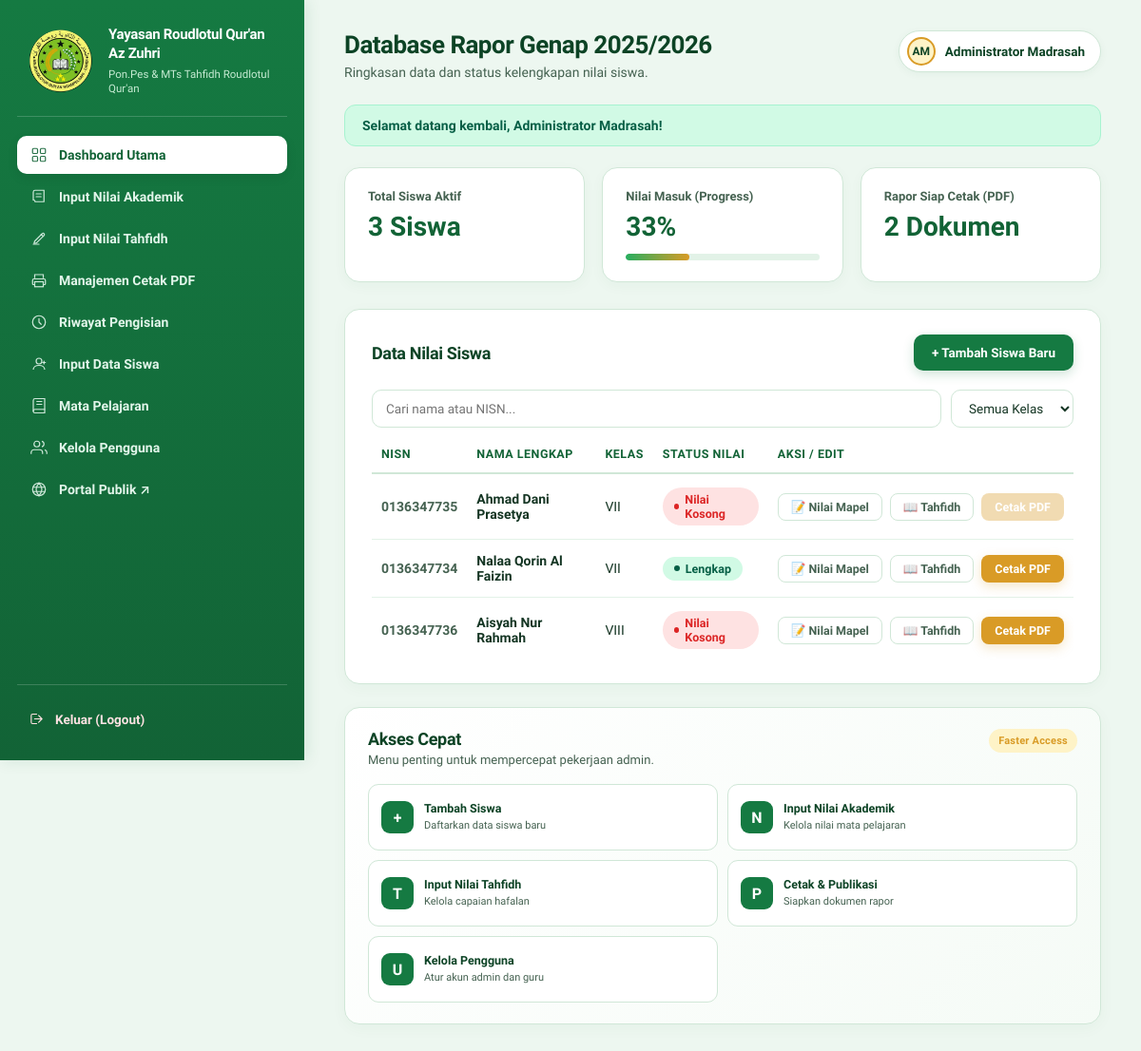
The app's page /staff/dashboard.php (signed in) with its own data.
### tables this page shows
CREATE TABLE IF NOT EXISTS `students` (
    `id` INT UNSIGNED AUTO_INCREMENT PRIMARY KEY,
    `nis` VARCHAR(30) NOT NULL UNIQUE,
    `nisn` VARCHAR(20) NOT NULL UNIQUE,
    `nama` VARCHAR(150) NOT NULL,
    `jenis_kelamin` ENUM('L', 'P') NOT NULL,
    `tempat_lahir` VARCHAR(100) NOT NULL,
    `tanggal_lahir` DATE NOT NULL,
    `agama` VARCHAR(30) NOT NULL DEFAULT 'ISLAM',
    `anak_ke` TINYINT UNSIGNED NULL,
    `status_keluarga` VARCHAR(50) NULL,
    `alamat` TEXT NOT NULL,
    `kelas` VARCHAR(30) NOT NULL,
    `tanggal_diterima` DATE NULL,
    `sekolah_asal` VARCHAR(150) NULL,
    `alamat_sekolah_asal` TEXT NULL,
    `created_at` TIMESTAMP NOT NULL DEFAULT CURRENT_TIMESTAMP,
    `updated_at` TIMESTAMP NOT NULL DEFAULT CURRENT_TIMESTAMP ON UPDATE CURRENT_TIMESTAMP,
    INDEX `idx_students_nama` (`nama`),
    INDEX `idx_students_kelas` (`kelas`)
);

### includes/auth.php (called while the page is built, shortened)
<?php
require_once __DIR__ . '/fungsi.php';
function current_user(): ?array
{
    return $_SESSION['user'] ?? null;
}

### includes/fungsi.php (called while the page is built, shortened)
<?php
function e(?string $value): string
{
    return htmlspecialchars($value ?? '', ENT_QUOTES, 'UTF-8');
}
function base_url(string $path = ''): string
{
    static $baseUrl = null;
    if ($baseUrl === null) {
        $docRoot = $_SERVER['DOCUMENT_ROOT'] ?? '';
        $rootDir = str_replace('\\', '/', realpath(__DIR__ . '/..') ?: '');
        $docRootDir = str_replace('\\', '/', realpath($docRoot) ?: '');
        if ($rootDir !== '' && $docRootDir !== '' && str_starts_with($rootDir, $docRootDir)) {
            $subPath = substr($rootDir, strlen($docRootDir));
            $baseUrl = rtrim($subPath, '/');
        } else {
            $baseUrl = '';
        }
    }
    $cleanPath = '/' . ltrim($path, '/');
    return ($path === '' || $path === '/') ? ($baseUrl ?: '/') : ($baseUrl . $cleanPath);
}

### staff/Dashboard.php (the view, shortened to what this page needs)
<?php
require_once __DIR__ . '/../config/koneksi.php';
require_once __DIR__ . '/../includes/fungsi.php';
require_once __DIR__ . '/../includes/auth.php';
$semester = 2;
$schoolYear = '2025/2026';
$stmtCount = $pdo->query("SELECT COUNT(*) FROM students");
$totalSiswa = (int)$stmtCount->fetchColumn();
$sql = "SELECT s.id, s.nis, s.nisn, s.nama, s.kelas,
               (SELECT COUNT(*) FROM academic_grades ag WHERE ag.student_id = s.id AND ag.semester = :sem1 AND ag.school_year = :sy1) AS academic_count,
               (SELECT COUNT(*) FROM tahfidh_grades tg WHERE tg.student_id = s.id AND tg.semester = :sem2 AND tg.school_year = :sy2) AS tahfidh_count,
               r.status AS report_status,
               r.pdf_path
        FROM students s
        LEFT JOIN reports r ON r.student_id = s.id AND r.semester = :sem3 AND r.school_year = :sy3
        WHERE 1=1";
$params = [
    'sem1' => $semester, 'sy1' => $schoolYear,
    'sem2' => $semester, 'sy2' => $schoolYear,
    'sem3' => $semester, 'sy3' => $schoolYear,
];
$sql .= " ORDER BY s.kelas ASC, s.nama ASC";
$stmt = $pdo->prepare($sql);
$stmt->execute($params);
$studentRows = $stmt->fetchAll();
$siswaLengkap = 0;
$raporSiap = 0;
foreach ($studentRows as $st) {
    $hasAcademic = (int)$st['academic_count'] >= 5;
    $hasTahfidh = (int)$st['tahfidh_count'] >= 1;
    if ($hasAcademic && $hasTahfidh) {
        $siswaLengkap++;
    }
    if (in_array($st['report_status'] ?? '', ['ready', 'published'], true) || ($hasAcademic && $hasTahfidh)) {
        $raporSiap++;
    }
}
$progressPercent = $totalSiswa > 0 ? (int)round(($siswaLengkap / $totalSiswa) * 100) : 0;
require_once __DIR__ . '/../includes/header.php';
?>
<div class="stats">
    <div class="stat-card">
        <div class="label">Total Siswa Aktif</div>
        <div class="value"><?= $totalSiswa ?> Siswa</div>
    </div>
    <div class="stat-card">
        <div class="label">Nilai Masuk (Progress)</div>
        <div class="value"><?= $progressPercent ?>%</div>
        <div class="progress-track">
            <div class="progress-fill" style="width: <?= $progressPercent ?>%;"></div>
        </div>
    </div>
    <div class="stat-card">
        <div class="label">Rapor Siap Cetak (PDF)</div>
        <div class="value"><?= $raporSiap ?> Dokumen</div>
    </div>
</div>
<div class="panel-card">
    <div class="panel-head">
        <h2>Data Nilai Siswa</h2>
        <?php
        $user = current_user();
        $userRole = $user['role'] ?? 'staff';
        ?>
        <?php if ($userRole === 'guru_tahfidh'): ?>
            <a href="<?= e(base_url('/staff/tahfidh/index.php')) ?>" class="btn btn-primary" id="addBtn">📖 Input Nilai Tahfidh</a>
        <?php elseif ($userRole === 'admin'): ?>
            <a href="<?= e(base_url('/staff/inputsiswa.php')) ?>" class="btn btn-primary" id="addBtn">+ Tambah Siswa Baru</a>
        <?php else: ?>
            <a href="<?= e(base_url('/staff/nilai/index.php')) ?>" class="btn btn-primary" id="addBtn">📝 Input Nilai Akademik</a>
        <?php endif; ?>
    </div>
    <div class="filters">
        <input type="text" id="searchInput" placeholder="Cari nama atau NISN...">
        <select id="kelasFilter">
            <option value="">Semua Kelas</option>
        </select>
    </div>
    <div class="table-responsive">
        <table id="siswaTable" class="responsive-stack">
            <thead>
                <tr>
                    <th>NISN</th>
                    <th>Nama Lengkap</th>
                    <th>Kelas</th>
                    <th>Status Nilai</th>
                    <th>Aksi / Edit</th>
                </tr>
            </thead>
            <tbody>
                <?php if (empty($studentRows)): ?>
                    <tr>
                        <td colspan="5" style="text-align:center; padding: 28px; color: var(--ink-soft);">
                            Belum ada data siswa terdaftar. Silakan klik <strong>+ Tambah Data Baru</strong>.
                        </td>
                    </tr>
                <?php else: ?>
                    <?php foreach ($studentRows as $row):
                        $acadCount = (int)$row['academic_count'];
                        $tahfCount = (int)$row['tahfidh_count'];
                        $isLengkap = ($acadCount >= 5 && $tahfCount >= 1);
                        $isTahfidhKosong = ($acadCount >= 1 && $tahfCount === 0);
                    ?>
                        <tr data-kelas="<?= e($row['kelas']) ?>" data-name="<?= e(strtolower($row['nama'] . ' ' . $row['nisn'])) ?>">
                            <td class="nisn" data-label="NISN"><?= e($row['nisn']) ?></td>
                            <td class="name" data-label="Nama Lengkap"><?= e($row['nama']) ?></td>
                            <td data-label="Kelas"><?= e($row['kelas']) ?></td>
                            <td data-label="Status Nilai">
                                <?php if ($isLengkap): ?>
                                    <span class="badge badge-green"><span class="dot"></span>Lengkap</span>
                                <?php elseif ($isTahfidhKosong): ?>
                                    <span class="badge badge-amber"><span class="dot"></span>Tahfidh Kosong</span>
                                <?php else: ?>
                                    <span class="badge badge-rose"><span class="dot"></span>Nilai Kosong</span>
                                <?php endif; ?>
                            </td>
                            <td data-label="Aksi">
                                <div class="actions">
                                    <?php if ($userRole === 'guru_tahfidh'): ?>
                                        <a href="<?= e(base_url('/staff/tahfidh/input.php?student_id=' . (int)$row['id'])) ?>" class="btn btn-ghost btn-sm">📖 Input Tahfidh</a>
                                    <?php elseif ($userRole === 'admin'): ?>
                                        <a href="<?= e(base_url('/staff/nilai/input.php?student_id=' . (int)$row['id'])) ?>" class="btn btn-ghost btn-sm">📝 Nilai Mapel</a>
                                        <a href="<?= e(base_url('/staff/tahfidh/input.php?student_id=' . (int)$row['id'])) ?>" class="btn btn-ghost btn-sm">📖 Tahfidh</a>
                                    <?php else: ?>
                                        <a href="<?= e(base_url('/staff/nilai/input.php?student_id=' . (int)$row['id'])) ?>" class="btn btn-ghost btn-sm">📝 Edit Nilai</a>
                                    <?php endif; ?>
                                    <?php if ($isLengkap || in_array($row['report_status'] ?? '', ['ready', 'published'], true)): ?>
                                        <a href="<?= e(base_url('/staff/rapor/cetak.php?student_id=' . (int)$row['id'])) ?>" target="_blank" class="btn btn-gold btn-sm">Cetak PDF</a>
                                    <?php else: ?>
                                        <button type="button" class="btn btn-gold btn-sm" disabled title="Lengkapi nilai akademik dan tahfidh terlebih dahulu">Cetak PDF</button>
                                    <?php endif; ?>
                                </div>
                            </td>
                        </tr>
                    <?php endforeach; ?>
                <?php endif; ?>
            </tbody>
        </table>
    </div>
</div>
<?php if ($userRole === 'admin' || $userRole === 'wali_kelas'): ?>
<section class="quick-access" aria-labelledby="quickAccessTitle">
    <div class="quick-access-head">
        <div>
            <h2 id="quickAccessTitle">Akses Cepat</h2>
            <p>Menu penting untuk mempercepat pekerjaan <?= $userRole === 'admin' ? 'admin' : 'wali kelas' ?>.</p>
        </div>
        <span class="quick-access-badge">Faster Access</span>
    </div>
    <div class="quick-access-grid">
        <?php if ($userRole === 'admin'): ?>
            <a href="<?= e(base_url('/staff/inputsiswa.php')) ?>" class="quick-access-item">
                <span class="quick-access-icon">+</span>
                <span><strong>Tambah Siswa</strong><small>Daftarkan data siswa baru</small></span>
            </a>
            <a href="<?= e(base_url('/staff/nilai/index.php')) ?>" class="quick-access-item">
                <span class="quick-access-icon">N</span>
                <span><strong>Input Nilai Akademik</strong><small>Kelola nilai mata pelajaran</small></span>
            </a>
            <a href="<?= e(base_url('/staff/tahfidh/index.php')) ?>" class="quick-access-item">
                <span class="quick-access-icon">T</span>
                <span><strong>Input Nilai Tahfidh</strong><small>Kelola capaian hafalan</small></span>
            </a>
            <a href="<?= e(base_url('/staff/rapor/index.php')) ?>" class="quick-access-item">
                <span class="quick-access-icon">P</span>
                <span><strong>Cetak & Publikasi</strong><small>Siapkan dokumen rapor</small></span>
            </a>
            <a href="<?= e(base_url('/staff/users/index.php')) ?>" class="quick-access-item">
                <span class="quick-access-icon">U</span>
                <span><strong>Kelola Pengguna</strong><small>Atur akun admin dan guru</small></span>
            </a>
        <?php endif; ?>
    </div>
</section>
<?php endif; ?>
<?php require_once __DIR__ . '/../includes/footer.php'; ?>

### records on screen
students: nisn "0136347735", nama "Ahmad Dani Prasetya", kelas "VII", shows "Nilai Kosong", shows "Cetak PDF"
students: nisn "0136347734", nama "Nalaa Qorin Al Faizin", kelas "VII", shows "Lengkap"
students: nisn "0136347736", nama "Aisyah Nur Rahmah", kelas "VIII", shows "Nilai Kosong"

### other values on screen
$contentTitle "Database Rapor Genap 2025/2026"
$contentSubtitle "Ringkasan data dan status kelengkapan nilai siswa."
$avatarInitials "AM"
$user['nama_lengkap'] "Administrator Madrasah"
$flash['message'] "Selamat datang kembali, Administrator Madrasah!"
$totalSiswa "3"
$progressPercent "33"
$raporSiap "2"
